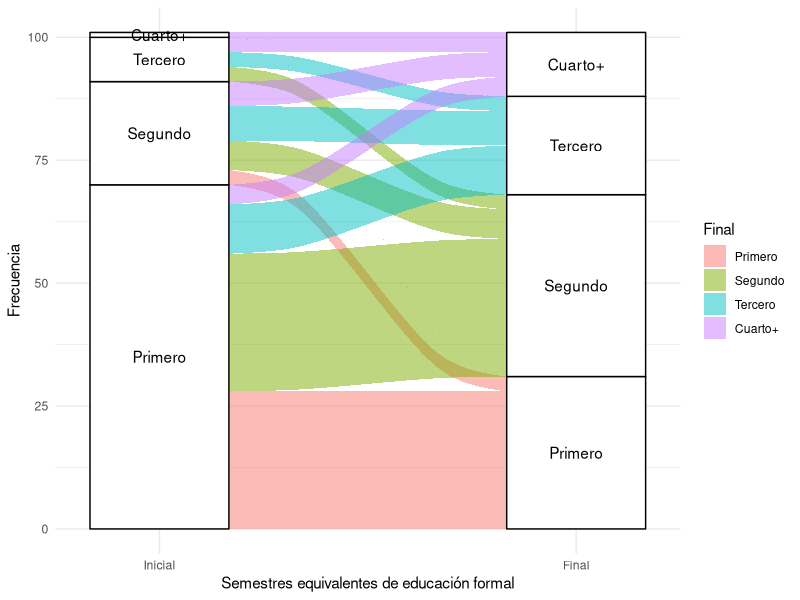

Recreate this plot in R.
## ---- chunk 1
#| warning: false

# Cargar las bibliotecas necesarias
library(tidyverse) # Incluye ggplot2
library(ggalluvial)
library(knitr)

# Datos de ejemplo

data <- data.frame(
  Inicial = rep(c("Primero", "Segundo", "Tercero", "Cuarto+"), each = 4),
  Final = rep(c("Primero", "Segundo", "Tercero", "Cuarto+"), 4), 
  Frecuencia = c(28, 28, 10, 4, 3, 6, 7, 5,	0, 3, 3, 3, 0, 0, 0, 1)
) %>% 
  mutate(
    Inicial = factor(Inicial, levels = c("Primero", "Segundo", "Tercero", "Cuarto+")),
    Final = factor(Final, levels = c("Primero", "Segundo", "Tercero", "Cuarto+"))
  )

head(data)

## ---- chunk 2
#| warning: false

# Diagrama aluvial
data %>% 
ggplot(aes(axis1 = fct_rev(Inicial), axis2 = fct_rev(Final),
           y = Frecuencia)) +
  scale_x_discrete(limits = c("Inicial", "Final"), expand = c(.2, .05)) +
  geom_alluvium(aes(fill = Final)) +
  geom_stratum() +
  geom_text(stat = "stratum", aes(label = after_stat(stratum))) +
  theme_minimal() +
  labs(x = "Semestres equivalentes de educación formal")
